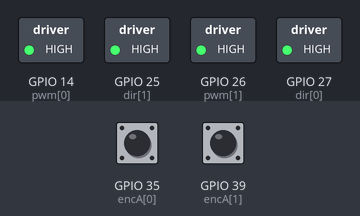
Simulated run of this sketch. Board: ESP32. Shown: switched loads named in the sketch (green lamp = pin HIGH). Inputs (shaded band) come from the test bench; at power-on: GPIO 35 (encA[0]) HIGH, GPIO 39 (encA[1]) HIGH. What the sketch prints to the serial monitor is not drawn.

Above: at 0.1 s.
Timing chart, 0 to 1.6 s (numbered marks = the images above):
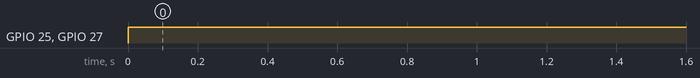

Measured:
- by itself, GPIO 25 (dir[1]), GPIO 27 (dir[0]): LOW → HIGH at 0.00 s

The sketch:

HeadingTogo.ino
```cpp
// BNO055
#include <Wire.h>
#include <Adafruit_Sensor.h>
#include <Adafruit_BNO055.h>
#include <utility/imumaths.h>

// Check I2C device address and correct line below (by default address is 0x29 or 0x28)
//                                   id, address
Adafruit_BNO055 bno = Adafruit_BNO055(55, 0x28, &Wire);


// Low Pass Filter Class
template <int order> // order is 1 or 2
class LowPass
{
  private:
    float a[order];
    float b[order + 1];
    float omega0;
    float dt;
    bool adapt;
    float tn1 = 0;
    float x[order + 1]; // Raw values
    float y[order + 1]; // Filtered values

  public:
    LowPass(float f0, float fs, bool adaptive) {
      // f0: cutoff frequency (Hz)
      // fs: sample frequency (Hz)
      // adaptive: boolean flag, if set to 1, the code will automatically set
      // the sample frequency based on the time history.

      omega0 = 6.28318530718 * f0;
      dt = 1.0 / fs;
      adapt = adaptive;
      tn1 = -dt;
      for (int k = 0; k < order + 1; k++) {
        x[k] = 0;
        y[k] = 0;
      }
      setCoef();
    }

    void setCoef() {
      if (adapt) {
        float t = micros() / 1.0e6;
        dt = t - tn1;
        tn1 = t;
      }

      float alpha = omega0 * dt;
      if (order == 1) {
        a[0] = -(alpha - 2.0) / (alpha + 2.0);
        b[0] = alpha / (alpha + 2.0);
        b[1] = alpha / (alpha + 2.0);
      }
      if (order == 2) {
        float alphaSq = alpha * alpha;
        float beta[] = {1, sqrt(2), 1};
        float D = alphaSq * beta[0] + 2 * alpha * beta[1] + 4 * beta[2];
        b[0] = alphaSq / D;
        b[1] = 2 * b[0];
        b[2] = b[0];
        a[0] = -(2 * alphaSq * beta[0] - 8 * beta[2]) / D;
        a[1] = -(beta[0] * alphaSq - 2 * beta[1] * alpha + 4 * beta[2]) / D;
      }
    }

    float filt(float xn) {
      // Provide me with the current raw value: x
      // I will give you the current filtered value: y
      if (adapt) {
        setCoef(); // Update coefficients if necessary
      }
      y[0] = 0;
      x[0] = xn;
      // Compute the filtered values
      for (int k = 0; k < order; k++) {
        y[0] += a[k] * y[k + 1] + b[k] * x[k];
      }
      y[0] += b[order] * x[order];

      // Save the historical values
      for (int k = order; k > 0; k--) {
        y[k] = y[k - 1];
        x[k] = x[k - 1];
      }

      // Return the filtered value
      return y[0];
    }
};

// Filter instance
LowPass<2> lp0(3, 1e3, true);
LowPass<2> lp1(3, 1e3, true);

// ループ時間が長くなるほど測定ノイズが多くなるため、滑らかな出力のために遮断周波数を下げる必要がある　＋　PIDをチューニング
//LowPass<2> lp0(0.6, 1e3, true);
//LowPass<2> lp1(0.6, 1e3, true);

// Motor settings
#define FREQ 20000
#define BIT_NUM 12
#define PPR 244.8
#define PID_COUNT 3
#define MOTOR_COUNT 2
#define MAX_ROT_SPEED 100

// Encoder and motor settings
const int encA[MOTOR_COUNT] = {35, 39};
const int encB[MOTOR_COUNT] = {34, 36};
const int pwm[MOTOR_COUNT] = {14, 26};
const int dir[MOTOR_COUNT] = {27, 25};

// Encoder and motor global variables
long currT, prevT = 0;
int pos[PID_COUNT];
float deltaT, power, target[PID_COUNT], rpm[MOTOR_COUNT], measurement[PID_COUNT],  e[PID_COUNT],
      eprev[PID_COUNT], dedt[PID_COUNT], eintegral[PID_COUNT], u[PID_COUNT];
int prevPos[MOTOR_COUNT] = {0, 0};
volatile int pos_i[MOTOR_COUNT] = {0, 0};
float kp[PID_COUNT] = {40, 40, 1};
float ki[PID_COUNT] = {30, 30, 1};
float kd[PID_COUNT] = {1.5, 1.5, 0};

// Interrupt service routine (ISR)
template <int i>
void readEncoder() {
  // Read encoder B when ENCA rises
  bool b = digitalRead(encB[i]);
  if (b > 0) {
    // If B is high, increment backward
    pos_i[i]--;
  }
  else {
    // Otherwise, increment forward
    pos_i[i]++;
  }
}

// PID Controller
// i= 0, 1:
// Motors
// i = 2:
// Heading
float PIDController(int i, int maxVal, int minVal) {
  e[i] = target[i] - measurement[i];
  dedt[i] = (e[i] - eprev[i]) / deltaT;

  if (i == 2 && e[i] < - 180) {
    e[i] += 360;
  } else if (i == 2 && e[i] > 360) {
    e[i] -= 360;
  }

  eprev[i] = e[i];
  eintegral[i] = eintegral[i] + e[i] * deltaT;

  // Integrator anti-windup
  if (ki[i] * eintegral[i] > maxVal) {
    eintegral[i] = maxVal / ki[i];
  } else if (ki[i] * eintegral[i] < -minVal) {
    eintegral[i] = -minVal / ki[i];
  }

  // Compute the input value of actuator
  u[i] = kp[i] * e[i] + ki[i] * eintegral[i] + kd[i] * dedt[i];

  // Specific conditions
  if (i == 0 || i == 1) {
    if (abs(u[i]) <= 2048) {
      u[i] + 2048;
    } else if (u[i] > 2048) {
      u[i] = 4096;
    } else {
      u[i] = 0;
    }
  } else if (i == 2) {
    if (u[i] > maxVal) {
      u[i] = maxVal;
    } else if  (u[i] < minVal) {
      u[i] = minVal;
    }
  }
  return u[i];
}

void setup() {
  Serial.begin(115200);

  while (!Serial) delay(10);  // wait for serial port to open!

  Serial.println("Orientation Sensor Test"); Serial.println("");

  /* Initialise the sensor */
  if (!bno.begin())
  {
    /* There was a problem detecting the BNO055 ... check your connections */
    Serial.print("Ooops, no BNO055 detected ... Check your wiring or I2C ADDR!");
    while (1);
  }

  bno.setExtCrystalUse(true);

  // Set up the encoder and motor pins
  for (int i = 0; i < MOTOR_COUNT; i++) {
    pinMode(encA[i], INPUT);
    pinMode(encB[i], INPUT);
    pinMode(pwm[i], OUTPUT);
    digitalWrite(pwm[i], HIGH);
    pinMode(dir[i], OUTPUT);
    ledcSetup(i, FREQ, BIT_NUM);
    ledcAttachPin(dir[i], i);
  }

  // Attach the interrupt pins to encoders
  attachInterrupt(digitalPinToInterrupt(encA[0]), readEncoder<0>, RISING);
  attachInterrupt(digitalPinToInterrupt(encA[1]), readEncoder<1>, RISING);
}

void loop() {

  // Compute the time difference
  currT = micros();
  deltaT = ((float) (currT - prevT)) / 1.0e6;
  prevT = currT;

  // 地磁気センサーから読み取れる東からロボット正面方向の角度をphiとする。東から目標方向の角度をthetaとする。
  // 目標方向を0度基準にして左回りに180度、右回りに-180度）
  // imu::Vector<3> magnet = bno.getVector(Adafruit_BNO055::VECTOR_MAGNETOMETER);

  int phi = 0;
  int theta = 0;

  if (phi - theta > 180) { // 目標方向を0度基準にしてロボット正面方向から目標方向の偏差角度を算出する
    measurement[2] = phi - theta - 360;
  } else {
    measurement[2] = phi - theta;
  }
  target[2] = 0; // 目標方向を0度基準にする

  // Set the target RPM values
  // Target値の設定について：Target値の変化が急だと、応答が振動する可能性があるため、一次ローパスフィルター（一次遅れ系）を入れた方がいい
  target[0] = PIDController(2, MAX_ROT_SPEED, -MAX_ROT_SPEED);
  target[1] = PIDController(2, MAX_ROT_SPEED, -MAX_ROT_SPEED);

  // Initialize the position variable
  for (int i = 0; i < MOTOR_COUNT; i++) {
    pos[i] = 0;
  }

  // Read the encoders
  noInterrupts(); // Disable interrupts temporarily while reading to avoid misreading
  for (int i = 0; i < MOTOR_COUNT; i++) {
    pos[i] = pos_i[i];
  }
  interrupts();

  // Control the motors
  for (int i = 0; i < MOTOR_COUNT; i++) {
    rpm[i] = ((pos[i] - prevPos[i]) / deltaT) / PPR * 60.0;
    prevPos[i] = pos[i];
    if (i == 0) { // Filter the RPM using a 2nd order low pass filter
      measurement[i] = lp0.filt(rpm[i]);
    } else {
      measurement[i] = lp1.filt(rpm[i]);
    }
    power = PIDController(i, 2048, -2048); // Evaluate the control signal and control the motors
    ledcWrite(i, power); // Input signal to motor plant
  }

  // Print the motors' filtered RPM
  Serial.print("Variable_3:");
  Serial.println(measurement[2]);
}
```
